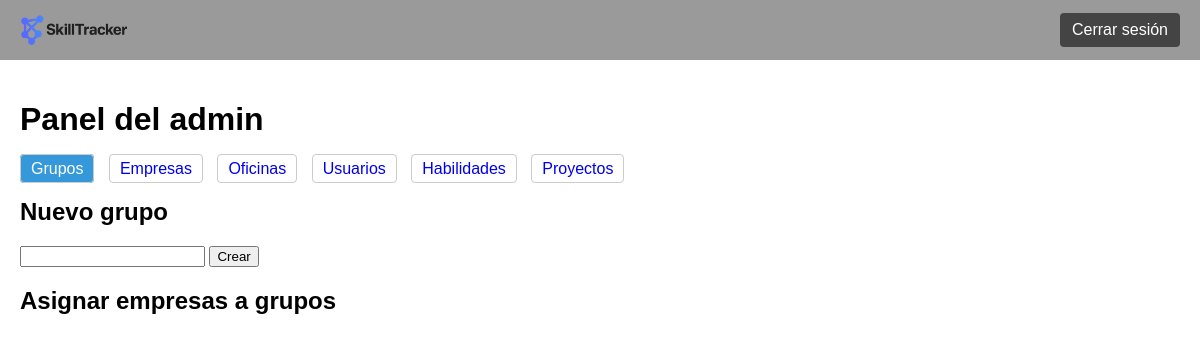
The page /dashboard_admin.php?tab=grupos (signed in) on the database as committed earlier.
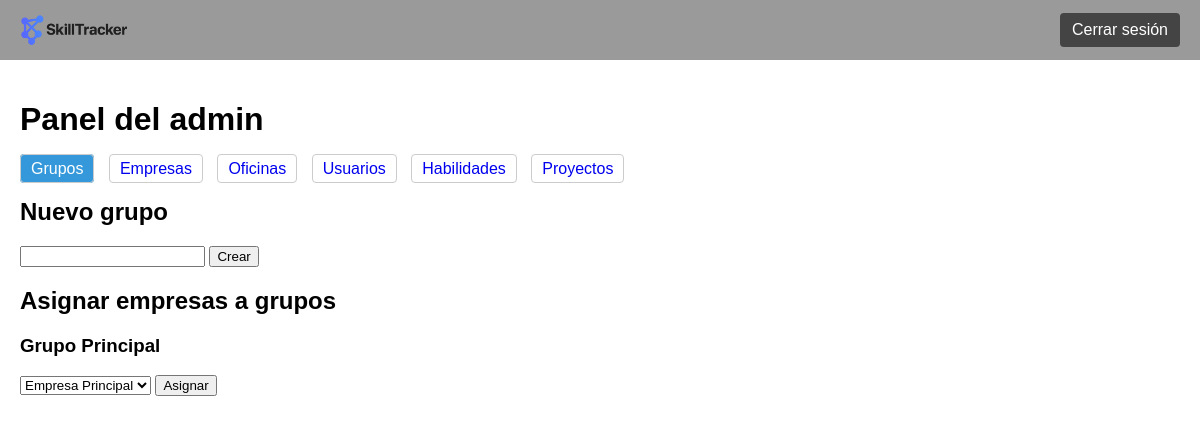
The same page on the database as committed later.
### tables this page shows
CREATE TABLE grupos (
  id INT AUTO_INCREMENT PRIMARY KEY,
  nombre VARCHAR(255) NOT NULL UNIQUE
);

CREATE TABLE empresas (
  id INT AUTO_INCREMENT PRIMARY KEY,
  nombre VARCHAR(255) NOT NULL UNIQUE,
  grupo_id INT DEFAULT NULL,
  FOREIGN KEY (grupo_id) REFERENCES grupos(id) ON DELETE SET NULL ON UPDATE CASCADE
);

### Web/dashboard_admin.php (the view, shortened to what this page needs)
<?php
require_once 'db.php';
$grupos = $pdo->query("SELECT * FROM grupos ORDER BY id ASC")->fetchAll();
$empresas = $pdo->query(
  "SELECT empresas.*, grupos.nombre AS grupo_nombre
   FROM empresas
   LEFT JOIN grupos ON empresas.grupo_id = grupos.id
   ORDER BY empresas.id ASC"
)->fetchAll();
$tab = $_GET['tab'] ?? 'empresas';
?>
<!DOCTYPE html>
<html>
<head>
  <link rel="stylesheet" href="/css/dashboard.css">
</head>
<body>
  <div class="top-bar">
    <img src="/images/SkillTrackerLogo.png" alt="Logo SkillTracker">
    <a href="logout.php" class="logout-button">Cerrar sesión</a>
  </div>
  <div class="main-content">
    <h1>Panel del admin</h1>
    <div class="tabs">
      <a href="?tab=grupos" class="<?= $tab === 'grupos' ? 'active' : '' ?>">Grupos</a>
      <a href="?tab=empresas" class="<?= $tab === 'empresas' ? 'active' : '' ?>">Empresas</a>
      <a href="?tab=oficinas" class="<?= $tab === 'oficinas' ? 'active' : '' ?>">Oficinas</a>
      <a href="?tab=usuarios" class="<?= $tab === 'usuarios' ? 'active' : '' ?>">Usuarios</a>
      <a href="?tab=habilidades" class="<?= $tab === 'habilidades' ? 'active' : '' ?>">Habilidades</a>
      <a href="?tab=proyectos" class="<?= $tab === 'proyectos' ? 'active' : '' ?>">Proyectos</a>
    </div>
    <div class="tab-content">
      <?php if ($tab === 'grupos'): ?>
        <h2>Nuevo grupo</h2>
        <form action="grupos.php" method="POST">
          <input type="text" name="nombre_grupo" required>
          <button>Crear</button>
        </form>
        <h2>Asignar empresas a grupos</h2>
        <?php foreach ($grupos as $g): ?>
          <h3><?= htmlspecialchars($g['nombre']) ?></h3>
          <form action="grupos.php" method="POST">
            <select name="empresa_id">
              <?php foreach ($empresas as $e): ?>
                <option value="<?= $e['id'] ?>" <?= $e['grupo_id'] == $g['id'] ? 'selected' : '' ?>><?= htmlspecialchars($e['nombre']) ?></option>
              <?php endforeach; ?>
            </select>
            <button>Asignar</button>
          </form>
        <?php endforeach; ?>
      <?php else: ?>
        <p>Pestaña no válida.</p>
      <?php endif; ?>
    </div>
  </div>
</body>
</html>

### Web/css/dashboard.css (style rules this page uses)
body { margin: 0; font-family: sans-serif; }
.top-bar { position: fixed; top: 0; left: 0; width: 100%; height: 60px; background-color: #9b9a9a; color: white; display: flex; align-items: center; justify-content: space-between; padding: 0 20px; box-sizing: border-box; z-index: 1000; }
.top-bar img { height: 40px; }
.logout-button { color: white; text-decoration: none; padding: 8px 12px; background-color: #444; border-radius: 4px; white-space: nowrap; }
.main-content { padding: 80px 20px 20px 20px; }
.tabs a { margin-right: 10px; text-decoration: none; padding: 5px 10px; border: 1px solid #ccc; border-radius: 4px; }
.tabs a.active { background: #3498db; color: white; }

Rows that differ between the two databases and show on the page:
added grupos: nombre "Grupo Principal", empresa_id "Empresa Principal"
